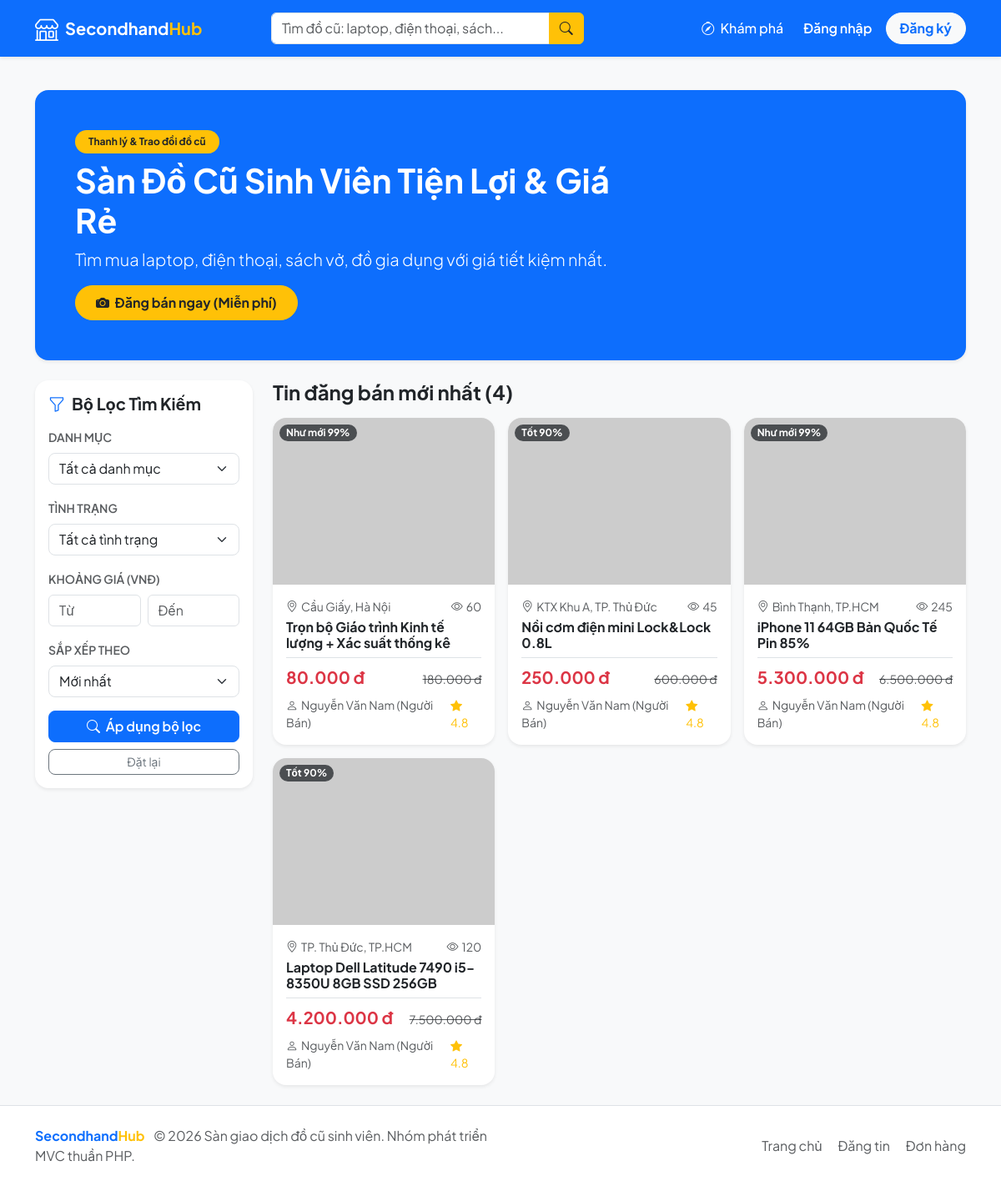
The page / on the database its author committed.
### tables this page shows
CREATE TABLE IF NOT EXISTS `products` (
    `id` INT UNSIGNED AUTO_INCREMENT PRIMARY KEY,
    `user_id` INT UNSIGNED NOT NULL,
    `category_id` INT UNSIGNED NOT NULL,
    `title` VARCHAR(255) NOT NULL,
    `description` TEXT NOT NULL,
    `price` DECIMAL(12,2) NOT NULL DEFAULT 0.00,
    `original_price` DECIMAL(12,2) DEFAULT NULL,
    `condition` ENUM('new', 'like_new', 'good', 'fair') DEFAULT 'like_new' COMMENT 'Tình trạng: Mới, Như mới 99%, Tốt 90%, Dùng được',
    `location` VARCHAR(150) NOT NULL COMMENT 'Khu vực bán (VD: Hà Nội, KTX ĐHQG...)',
    `image` VARCHAR(255) NOT NULL,
    `status` ENUM('available', 'reserved', 'sold', 'hidden') DEFAULT 'available',
    `view_count` INT UNSIGNED DEFAULT 0,
    `created_at` TIMESTAMP DEFAULT CURRENT_TIMESTAMP,
    `updated_at` TIMESTAMP DEFAULT CURRENT_TIMESTAMP ON UPDATE CURRENT_TIMESTAMP,
    CONSTRAINT `fk_products_user` FOREIGN KEY (`user_id`) REFERENCES `users` (`id`) ON DELETE CASCADE,
    CONSTRAINT `fk_products_category` FOREIGN KEY (`category_id`) REFERENCES `categories` (`id`) ON DELETE RESTRICT
);

CREATE TABLE IF NOT EXISTS `users` (
    `id` INT UNSIGNED AUTO_INCREMENT PRIMARY KEY,
    `full_name` VARCHAR(100) NOT NULL,
    `email` VARCHAR(150) NOT NULL UNIQUE,
    `password` VARCHAR(255) NOT NULL,
    `phone` VARCHAR(20) DEFAULT NULL,
    `address` VARCHAR(255) DEFAULT NULL,
    `avatar` VARCHAR(255) DEFAULT 'assets/images/default-avatar.png',
    `role` ENUM('buyer', 'seller', 'admin') DEFAULT 'buyer',
    `rating_avg` DECIMAL(2,1) DEFAULT 5.0,
    `rating_count` INT UNSIGNED DEFAULT 0,
    `created_at` TIMESTAMP DEFAULT CURRENT_TIMESTAMP,
    `updated_at` TIMESTAMP DEFAULT CURRENT_TIMESTAMP ON UPDATE CURRENT_TIMESTAMP
);

### public/index.php (called while the page is built, shortened)
<?php
spl_autoload_register(function ($class) {
    $prefix = 'App\\';
    $baseDir = ROOT_DIR . DIRECTORY_SEPARATOR . 'app' . DIRECTORY_SEPARATOR;
    $len = strlen($prefix);
    $relativeClass = substr($class, $len);
    $file = $baseDir . str_replace('\\', DIRECTORY_SEPARATOR, $relativeClass) . '.php';
});
require_once ROOT_DIR . '/app/Config/constants.php';
require_once ROOT_DIR . '/app/Config/database.php';
$requestUri = $_SERVER['REQUEST_URI'] ?? '/';
$requestUri = '/' . trim($requestUri, '/');
$requestMethod = $_SERVER['REQUEST_METHOD'] ?? 'GET';
Router::dispatch($requestUri, $requestMethod);

### app/Config/constants.php (called while the page is built, shortened)
<?php
if (!function_exists('env')) {
    function env(string $key, $default = null) {
        return $_ENV[$key] ?? getenv($key) ?: $default;
    }
}

### app/Config/database.php (called while the page is built, shortened)
<?php
class Database {
    private static ?PDO $instance = null;
    public static function getConnection(): PDO {
        if (self::$instance === null) {
            $host = env('DB_HOST', '127.0.0.1');
            $port = env('DB_PORT', '3306');
            $dbName = env('DB_NAME', 'secondhand_marketplace');
            $user = env('DB_USER', 'root');
            $pass = env('DB_PASS', '');
            $dsn = "mysql:host={$host};port={$port};dbname={$dbName};charset=utf8mb4";
            $options = [
                PDO::ATTR_ERRMODE            => PDO::ERRMODE_EXCEPTION,
                PDO::ATTR_DEFAULT_FETCH_MODE => PDO::FETCH_ASSOC,
                PDO::ATTR_EMULATE_PREPARES   => false,
            ];
            try {
                self::$instance = new PDO($dsn, $user, $pass, $options);
            } catch (PDOException $e) {
                if (env('APP_DEBUG', true)) {
                    die("<div style='font-family: Arial, sans-serif; padding: 20px; background: #fff2f0; border: 1px solid #ffccc7; border-radius: 8px; max-width: 600px; margin: 40px auto; color: #cf1322;'>"
                        . "<h3 style='margin-top: 0;'>⚠️ Lỗi kết nối Cơ sở dữ liệu:</h3>"
                        . "<p>" . htmlspecialchars($e->getMessage()) . "</p>"
                        . "<hr style='border: none; border-top: 1px solid #ffccc7;'/>"
                        . "<p style='color: #434343; font-size: 14px;'>Gợi ý: Hãy kiểm tra file <code>.env</code> và đảm bảo bạn đã tạo database <code>secondhand_marketplace</code> trong MySQL (XAMPP/Laragon).</p>"
                        . "</div>");
                } else {
                    die("Lỗi hệ thống! Vui lòng liên hệ quản trị viên.");
                }
            }
        }
        return self::$instance;
    }
}

### app/Controllers/ProductController.php (called while the page is built, shortened)
<?php
class ProductController extends Controller {
    private Product $productModel;
    public function __construct() {
        $this->productModel = new Product();
    }
    public function index(): void {
        $filters = [
            'keyword'     => trim($_GET['keyword'] ?? ''),
            'category_id' => $_GET['category_id'] ?? null,
            'min_price'   => $_GET['min_price'] ?? null,
            'max_price'   => $_GET['max_price'] ?? null,
            'condition'   => $_GET['condition'] ?? null,
            'sort'        => $_GET['sort'] ?? 'newest'
        ];
        $db = \App\Config\Database::getConnection();
        $categories = $db->query("SELECT * FROM `categories` ORDER BY `name` ASC")->fetchAll();
        $products = $this->productModel->filter($filters);
        $this->view('products/index', [
            'pageTitle'  => 'Chợ Đồ Cũ - Tìm kiếm & Mua sắm',
            'products'   => $products,
            'categories' => $categories,
            'filters'    => $filters
        ]);
    }
}

### app/Models/Product.php (called while the page is built, shortened)
<?php
class Product extends Model {
    protected string $table = 'products';
    public function filter(array $filters = []): array {
        $sql = "SELECT p.*, u.full_name as seller_name, u.avatar as seller_avatar, u.rating_avg as seller_rating, c.name as category_name
                FROM `{$this->table}` p
                JOIN `users` u ON p.user_id = u.id
                JOIN `categories` c ON p.category_id = c.id
                WHERE p.status = 'available'";
        $params = [];
        $sort = $filters['sort'] ?? 'newest';
        $orderBy = match ($sort) {
            'price_asc' => "p.price ASC",
            'price_desc' => "p.price DESC",
            'popular' => "p.view_count DESC",
            default => "p.id DESC"
        };
        $sql .= " ORDER BY {$orderBy}";
        $stmt = $this->db->prepare($sql);
        $stmt->execute($params);
        return $stmt->fetchAll();
    }
}

### app/Core/Model.php (called while the page is built, shortened)
<?php
abstract class Model {
    public function __construct() {
        $this->db = Database::getConnection();
    }
}

### app/Views/products/index.php (the view, shortened to what this page needs)
<div class="container my-4">
    <div class="p-4 p-md-5 mb-4 rounded-4 bg-primary text-white shadow-sm position-relative overflow-hidden">
        <div class="row align-items-center">
            <div class="col-lg-8">
                <span class="badge bg-warning text-dark px-3 py-2 rounded-pill fw-bold mb-2">Thanh lý & Trao đổi đồ cũ</span>
                <h1 class="display-6 fw-bold mb-2">Sàn Đồ Cũ Sinh Viên Tiện Lợi & Giá Rẻ</h1>
                <p class="lead mb-3">Tìm mua laptop, điện thoại, sách vở, đồ gia dụng với giá tiết kiệm nhất.</p>
                <a href="<?= BASE_URL ?>/products/create" class="btn btn-warning text-dark fw-bold px-4 py-2 rounded-pill">
                    <i class="bi bi-camera-fill me-1"></i> Đăng bán ngay (Miễn phí)
                </a>
            </div>
        </div>
    </div>
    <div class="row g-4">
        <div class="col-lg-3">
            <div class="card border-0 shadow-sm rounded-4 p-3 sticky-top" style="top: 80px;">
                <h5 class="fw-bold mb-3 d-flex align-items-center">
                    <i class="bi bi-funnel text-primary me-2"></i> Bộ Lọc Tìm Kiếm
                </h5>
                <form id="filterForm" action="<?= BASE_URL ?>/" method="GET">
                    <div class="mb-3">
                        <label class="form-label fw-semibold small text-muted text-uppercase">Danh mục</label>
                        <select name="category_id" class="form-select rounded-3">
                            <option value="">Tất cả danh mục</option>
                        </select>
                    </div>
                    <div class="mb-3">
                        <label class="form-label fw-semibold small text-muted text-uppercase">Tình trạng</label>
                        <select name="condition" class="form-select rounded-3">
                            <option value="">Tất cả tình trạng</option>
                        </select>
                    </div>
                    <div class="mb-3">
                        <label class="form-label fw-semibold small text-muted text-uppercase">Khoảng giá (VNĐ)</label>
                        <div class="row g-2">
                            <div class="col-6">
                                <input type="number" name="min_price" class="form-control" placeholder="Từ" value="<?= htmlspecialchars($filters['min_price'] ?? '') ?>">
                            </div>
                            <div class="col-6">
                                <input type="number" name="max_price" class="form-control" placeholder="Đến" value="<?= htmlspecialchars($filters['max_price'] ?? '') ?>">
                            </div>
                        </div>
                    </div>
                    <div class="mb-3">
                        <label class="form-label fw-semibold small text-muted text-uppercase">Sắp xếp theo</label>
                        <select name="sort" class="form-select rounded-3">
                            <option value="newest" <?= ($filters['sort'] ?? '') === 'newest' ? 'selected' : '' ?>>Mới nhất</option>
                        </select>
                    </div>
                    <div class="d-grid gap-2">
                        <button type="submit" class="btn btn-primary rounded-3 fw-semibold">
                            <i class="bi bi-search me-1"></i> Áp dụng bộ lọc
                        </button>
                        <a href="<?= BASE_URL ?>/" class="btn btn-outline-secondary rounded-3 btn-sm">Đặt lại</a>
                    </div>
                </form>
            </div>
        </div>
        <div class="col-lg-9">
            <div class="d-flex justify-content-between align-items-center mb-3">
                <h4 class="fw-bold mb-0">Tin đăng bán mới nhất (<?= count($products) ?>)</h4>
            </div>
            <?php if (empty($products)): ?>
                <div class="card border-0 shadow-sm rounded-4 text-center p-5">
                    <i class="bi bi-inbox text-muted display-4 mb-3"></i>
                    <h5>Không tìm thấy sản phẩm nào!</h5>
                    <p class="text-muted">Hãy thử thay đổi từ khóa hoặc điều kiện lọc giá của bạn.</p>
                    <div>
                        <a href="<?= BASE_URL ?>/" class="btn btn-outline-primary rounded-pill">Xem tất cả sản phẩm</a>
                    </div>
                </div>
            <?php else: ?>
                <div class="row row-cols-1 row-cols-sm-2 row-cols-md-3 g-3" id="productGrid">
                    <?php foreach ($products as $p): ?>
                        <div class="col">
                            <div class="card h-100 product-card border-0 shadow-sm rounded-4 overflow-hidden position-relative">
                                <span class="badge bg-dark bg-opacity-75 position-absolute top-0 start-0 m-2 rounded-pill px-2 py-1">
                                    <?php
                                        echo match($p['condition']) {
                                            'new' => 'Mới 100%',
                                            'like_new' => 'Như mới 99%',
                                            'good' => 'Tốt 90%',
                                            default => 'Dùng ổn'
                                        };
                                    ?>
                                </span>
                                <a href="<?= BASE_URL ?>/products/detail/<?= $p['id'] ?>" class="text-decoration-none">
                                    <div class="product-img-wrapper">
                                        <img src="<?= htmlspecialchars($p['image']) ?>" class="card-img-top product-img" alt="<?= htmlspecialchars($p['title']) ?>" onerror="this.src='https://placehold.co/400x300?text=No+Image'">
                                    </div>
                                </a>
                                <div class="card-body d-flex flex-column p-3">
                                    <div class="small text-muted mb-1 d-flex justify-content-between">
                                        <span><i class="bi bi-geo-alt me-1"></i><?= htmlspecialchars($p['location']) ?></span>
                                        <span><i class="bi bi-eye me-1"></i><?= $p['view_count'] ?></span>
                                    </div>
                                    <h6 class="card-title fw-bold text-truncate-2 mb-2">
                                        <a href="<?= BASE_URL ?>/products/detail/<?= $p['id'] ?>" class="text-dark text-decoration-none hover-primary">
                                            <?= htmlspecialchars($p['title']) ?>
                                        </a>
                                    </h6>
                                    <div class="mt-auto pt-2 border-top">
                                        <div class="d-flex justify-content-between align-items-baseline">
                                            <span class="text-danger fw-bold fs-5"><?= number_format($p['price'], 0, ',', '.') ?> đ</span>
                                            <?php if (!empty($p['original_price']) && $p['original_price'] > $p['price']): ?>
                                                <small class="text-muted text-decoration-line-through"><?= number_format($p['original_price'], 0, ',', '.') ?> đ</small>
                                            <?php endif; ?>
                                        </div>
                                        <div class="small text-muted mt-2 d-flex align-items-center justify-content-between">
                                            <span><i class="bi bi-person me-1"></i><?= htmlspecialchars($p['seller_name'] ?? 'Người bán') ?></span>
                                            <span class="text-warning"><i class="bi bi-star-fill me-1"></i><?= $p['seller_rating'] ?? '5.0' ?></span>
                                        </div>
                                    </div>
                                </div>
                            </div>
                        </div>
                    <?php endforeach; ?>
                </div>
            <?php endif; ?>
        </div>
    </div>
</div>

### app/Core/Router.php (shortened to what this page needs)
<?php
class Router {
    protected static array $routes = [];
    protected static function addRoute(string $method, string $path, array|string $action, array $middlewares): void {
        $path = '/' . trim($path, '/');
        self::$routes[] = [
            'method'      => $method,
            'path'        => $path,
            'action'      => $action,
            'middlewares' => $middlewares,
        ];
    }
    public static function dispatch(string $uri, string $method): void {
        $uriParts = explode('?', $uri);
        $requestPath = '/' . trim($uriParts[0], '/');
        foreach (self::$routes as $route) {
            $pattern = preg_replace('/\{([a-zA-Z0-9_]+)\}/', '(?P<$1>[^/]+)', $route['path']);
            $pattern = '#^' . $pattern . '$#';
            if (preg_match($pattern, $requestPath, $matches)) {
                $params = array_filter($matches, 'is_string', ARRAY_FILTER_USE_KEY);
                self::executeAction($route['action'], $params);
                return;
            }
        }
        require_once APP_PATH . '/Views/layouts/header.php';
        require_once APP_PATH . '/Views/layouts/footer.php';
    }
    protected static function executeAction(array|string $action, array $params = []): void {
        if (is_array($action)) {
            [$controllerClass, $method] = $action;
            if (class_exists($controllerClass)) {
                $controller = new $controllerClass();
                if (method_exists($controller, $method)) {
                    call_user_func_array([$controller, $method], $params);
                    return;
                }
            }
        }
        die("Lỗi: Không tìm thấy Controller hoặc Phương thức xử lý.");
    }
}

### rows shown on the page
products: condition "Như mới 99%", location "Cầu Giấy, Hà Nội", view_count "60", title "Trọn bộ Giáo trình Kinh tế lượng + Xác suất thống kê", price "80.000", original_price "180.000", user.full_name "Nguyễn Văn Nam (Người Bán)", user.rating_avg "4.8"
products: condition "Tốt 90%", location "KTX Khu A, TP. Thủ Đức", view_count "45", title "Nồi cơm điện mini Lock&Lock 0.8L", price "250.000", original_price "600.000", user.full_name "Nguyễn Văn Nam (Người Bán)", user.rating_avg "4.8"
products: condition "Như mới 99%", location "Bình Thạnh, TP.HCM", view_count "245", title "iPhone 11 64GB Bản Quốc Tế Pin 85%", price "5.300.000", original_price "6.500.000", user.full_name "Nguyễn Văn Nam (Người Bán)", user.rating_avg "4.8"
products: condition "Tốt 90%", location "TP. Thủ Đức, TP.HCM", view_count "120", title "Laptop Dell Latitude 7490 i5-8350U 8GB SSD 256GB", price "4.200.000", original_price "7.500.000", user.full_name "Nguyễn Văn Nam (Người Bán)", user.rating_avg "4.8"

### other values the page prints
count($products) "4"
